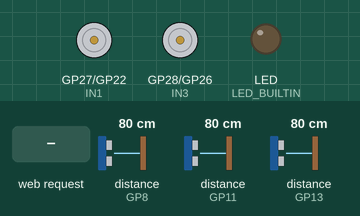
Simulated run of this program. Board: Raspberry Pi Pico W. Shown: motor-driver pin pairs drawn as motors (green arrow = first pin HIGH = forward, orange = second pin HIGH = backward, longer = more drive, scaled by the enable pin), output pins drawn as LEDs (lit = HIGH). Wiring (inferred from the names in the program): 3 × ultrasonic range finder: trigger GP9, echo GP8 / trigger GP10, echo GP11 / trigger GP12, echo GP13. The inputs (shaded band) are chosen by the test bench; at power-on: distance to the obstacle (sensors on GP8, GP11, GP13) 80 cm. The echo pulse lasts 58.3 µs per cm; WiFi joins after 1.5 s; servers stay silent unless stated; random numbers use the default seed unless the program sets one; pins used as bus, display or sensor lines are not drawn; what the program prints to the serial monitor is not drawn.

Above: at 2.7 s.
2.8 s: HTTP request GET /w received
At 3.9 s:
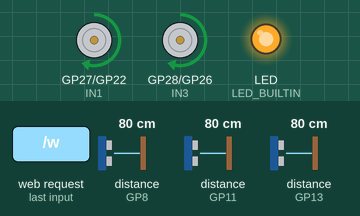
4.3 s: HTTP request GET /r received
At 4.42 s:
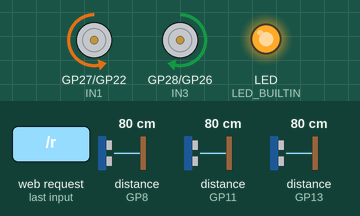
6.0 s: HTTP request GET /l received
At 6.11 s:
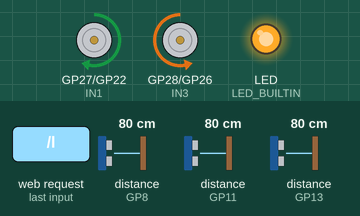
7.6 s: HTTP request GET /b received
At 8.9 s:
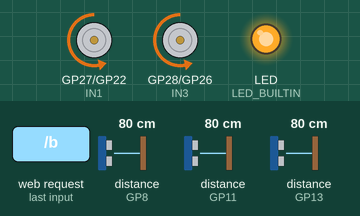
Timing chart, 0 to 10.6 s (numbered marks = the images above; inputs shaded):
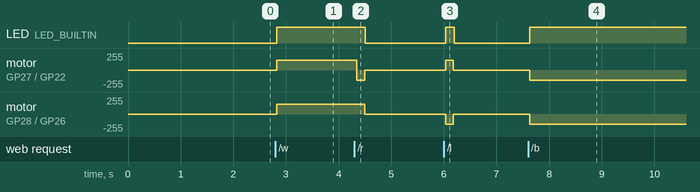

Measured:
- after the input at 2.8 s, LED (LED_BUILTIN): LOW → HIGH at once; motor on GP27 (IN1) / GP22 (IN2), motor on GP28 (IN3) / GP26 (IN4): stopped → forward 150/255 at once
- after the input at 4.3 s, LED (LED_BUILTIN): HIGH → LOW after 0.21 s; motor on GP27 (IN1) / GP22 (IN2): forward 150/255 → backward 150/255 at once, → stopped 0.15 s later; motor on GP28 (IN3) / GP26 (IN4): forward 150/255 → stopped after 0.19 s
- after the input at 6.0 s, LED (LED_BUILTIN): LOW → HIGH at once, → LOW 0.17 s later; motor on GP27 (IN1) / GP22 (IN2): stopped → forward 150/255 at once, → stopped 0.15 s later; motor on GP28 (IN3) / GP26 (IN4): stopped → backward 150/255 at once, → stopped 0.15 s later
- after the input at 7.6 s, LED (LED_BUILTIN): LOW → HIGH at once; motor on GP27 (IN1) / GP22 (IN2), motor on GP28 (IN3) / GP26 (IN4): stopped → backward 150/255 at once

The program:

main.cpp
```cpp
#include <Arduino.h>
#include <stdlib.h>
#include "Motor.h"
#include "wifi.h"
#include "distance.h"


typedef struct {
  int state, new_state;

  // tes - time entering state
  // tis - time in state
  unsigned long tes, tis;
} fsm_t;

// Our finite state machines
fsm_t fsm1, fsm2;

unsigned long interval, last_cycle;
unsigned long loop_micros;
uint16_t blink_period;

// Set new state
void set_state(fsm_t& fsm, int new_state)
{
  if (fsm.state != new_state) {  // if the state chnanged tis is reset
    fsm.state = new_state;
    fsm.tes = millis();
    fsm.tis = 0;
  }
}

void setup()
{
  // Initialize the LED pin as an output
  pinMode(LED_BUILTIN, OUTPUT);

  // Start the serial port with 115200 baudrate
  Serial.begin(115200);

  // Init Motors
  init_motors();
  init_pose();

  // Init Wifi
  initWifi();

  // Set 1 state
  set_state(fsm1, 0);
  set_state(fsm2, 0);
  interval = 30;
}

void loop()
{

    // To measure the time between loop() calls
    unsigned long last_loop_micros = loop_micros;

    // Do this only every "interval" miliseconds
    // It helps to clear the switches bounce effect
    unsigned long now = millis();
    if (now - last_cycle > interval) {
      loop_micros = micros();
      last_cycle = now;

      // Inputs
      client_request();
      getDistances();

      // FSM
      if ((fsm1.state == 0 || fsm1.state == 2 || fsm1.state == 3 || fsm1.state == 4 || fsm1.state == 5 || fsm1.state == 6) && mode == "w") {
        fsm1.new_state = 1;
      } else if ((fsm1.state == 0 || fsm1.state == 1 || fsm1.state == 3 || fsm1.state == 4 || fsm1.state == 5 || fsm1.state == 6) && mode == "s"){
        fsm1.new_state = 2;
      } else if ((fsm1.state == 0 || fsm1.state == 2 || fsm1.state == 1 || fsm1.state == 4 || fsm1.state == 5 || fsm1.state == 6) && mode == "b"){
        fsm1.new_state = 3;
      } else if ((fsm1.state == 0 || fsm1.state == 2 || fsm1.state == 3 || fsm1.state == 1 || fsm1.state == 5 || fsm1.state == 6) && mode == "r"){
        fsm1.new_state = 4;
      } else if ((fsm1.state == 0 || fsm1.state == 2 || fsm1.state == 3 || fsm1.state == 4 || fsm1.state == 1 || fsm1.state == 6) && mode == "l"){
        fsm1.new_state = 5;
      } else if ((fsm1.state == 0 || fsm1.state == 2 || fsm1.state == 3 || fsm1.state == 4 || fsm1.state == 5 || fsm1.state == 1) && mode == "a"){
        fsm1.new_state = 6;
      }


      if ((fsm1.state == 6 && fsm2.state == 0)) {
        fsm2.new_state = 1;
      } else if  (fsm2.state == 1 && dF < 13){
          if (dL < 13){
          fsm2.new_state = 2;
          } else if (dR < 13){
          fsm2.new_state = 3;
          }
          else {
            int randomDirection = random(2);
            // If randomDirection is 0, select left, else select right
            if (randomDirection == 0) {
              fsm2.new_state = 2; // Left direction
            } else {
              fsm2.new_state = 3; // Right direction
            }
          }
      } else if (fsm1.state != 6){
        fsm2.new_state = 0;
      }

      // NEW STATE
      set_state(fsm1, fsm1.new_state);
      set_state(fsm2, fsm2.new_state);

      // OUTPUTS
      if (fsm1.state == 0 || fsm1.state == 2){
        // Start with LED off
        digitalWrite(LED_BUILTIN, LOW);
        Stop();
      } else if (fsm1.state == 1){
        // Start with LED on
        digitalWrite(LED_BUILTIN, HIGH);
        MoveF();
      } else if (fsm1.state == 3){
        // Start with LED on
        digitalWrite(LED_BUILTIN, HIGH);
        MoveB();
      }else if (fsm1.state == 4){
        // Start with LED on
        digitalWrite(LED_BUILTIN, HIGH);
        MoveR();
        fsm1.new_state = 2;
        mode = 's';
      } else if (fsm1.state == 5){
        // Start with LED on
        digitalWrite(LED_BUILTIN, HIGH);
        MoveL();
        fsm1.new_state = 2;
        mode = 's';
      } else if (fsm1.state == 6){
        // Start with LED on
        digitalWrite(LED_BUILTIN, HIGH);
      }
    }

    if (fsm2.state == 1){
        MoveF();
      } else if (fsm2.state == 2 ){
        MoveR();
        fsm2.state = 0;
      } else if (fsm2.state == 3 ){
        MoveL();
        fsm2.state = 0;
      }


    // DEBUG
    Serial.print(" IP: ");
    Serial.print(WiFi.localIP());
    Serial.print(" FSM1: ");
    Serial.print(fsm1.state);
    Serial.print(" FSM2: ");
    Serial.print(fsm2.state);
    Serial.print(" DF: ");
    Serial.print(dF);
    Serial.print(" DR: ");
    Serial.print(dR);
    Serial.print(" DL: ");
    Serial.print(dL);
    Serial.println();

}
```

HCSR04.cpp
```cpp
#include "HCSR04.h"
////////////////////////////////////consttruct/destruct
void HCSR04::init(int out,int echo[],int n)
{
	this->out = out;
	this->echo = echo;
	this->n = n;
	pinMode(this->out, OUTPUT);
	for(int i=0;i<n;i++){ pinMode(this->echo[i], INPUT); }
}
HCSR04::HCSR04(int out,int echo){this->init(out,new int[1]{echo},1);}
HCSR04::HCSR04(int out,int echo[],int n){this->init(out,echo,n);}
HCSR04::~HCSR04()
{
	~this->out;
	delete[] this->echo;
	~this->n;
}
///////////////////////////////////////////////////dist
float HCSR04::dist(int n) const
{
	digitalWrite(this->out, LOW);
	delayMicroseconds(2);
	digitalWrite(this->out, HIGH);
	delayMicroseconds(10);
	digitalWrite(this->out, LOW);
	noInterrupts();
	float d=pulseIn(this->echo[n], HIGH);
	interrupts();
	return d / 58.0;
}
float HCSR04::dist() const{return this->dist(0);}
```

HCSR04.h
```cpp
#include <Arduino.h>
class HCSR04
{
	public:
	HCSR04(int out,int echo);				//initialisation class HCSR04 (trig pin , echo pin)
	HCSR04(int out,int echo[],int n);		//initialisation class HCSR04 (trig pin , echo pin)
	~HCSR04();								//destructor
	float dist()      const;				//return curent distance of element 0
	float dist(int n)      const;				//return curent distance of element n

	private:
	void init(int out,int echo[],int n); 			//for constructor
	int out;								//out pin
	int *echo;								//echo pin list
	int n;									//number of el
};
```

Motor.h
```cpp
#include <Arduino.h>
#include "pico/stdlib.h"
#include "pico/multicore.h"
#include <cstdio>

// Motor movement
#define IN1 27
#define IN2 22
#define IN3 28
#define IN4 26
#define ENA 15
#define ENB 14

// Encoder pins
#define ENCODERLEFT_PIN_A 2
#define ENCODERLEFT_PIN_B 3
#define ENCODERRIGHT_PIN_A 6
#define ENCODERRIGHT_PIN_B 5

// Timer variables to avoid using the function delay()
typedef struct{
  uint32_t curr_time = 0;             // Current time since beginning of the execution
  uint32_t loop_interval = 100;       // Interval between each loop iteration
  uint32_t last_loop_time = 0;        // Time of the last loop iteration
} TIME_CTRL;


// Robot position and orientation
typedef struct {
  float x=0, y=0, theta=0;            // Position in x, y and orientation according wall
} POSE;

// Motor control
typedef struct {
  float vel_left, vel_right;          // Current velocity for both motors
  float vel_enc_left, vel_enc_right;  // Vel measured by encoders
  float pwm_offset=50;                // Minimum pwm to avoid motors not moving
  float pwm_left, pwm_right;          // PWM values for both motors
  float vel_2_pwm=255/100;            // Conversion factor from velocity to PWM in percentage
  float slip_compensation=1.1;          // How much the right motor is faster than the left motor
} MOTORS;

// Create global instance of the classes
POSE robot_pose;
MOTORS motors;
TIME_CTRL time_ctrl;
/**
 * Converts velocity to PWM values for both motors.
 * PWM value is calculated based on the velocity, slip compensation, and velocity-to-PWM conversion factor.
 * The calculated PWM value is constrained between the PWM offset and 255.
 */
void vel_to_pwm() {
  if (motors.vel_left == 0)
    motors.pwm_left = 0;
  else
    motors.pwm_left = constrain(motors.pwm_offset + (2-motors.slip_compensation) * abs(motors.vel_left) * motors.vel_2_pwm,motors.pwm_offset,255);

  if (motors.vel_right == 0)
    motors.pwm_right = 0;
  else
    motors.pwm_right = constrain(motors.pwm_offset + motors.slip_compensation * abs(motors.vel_right) * motors.vel_2_pwm,motors.pwm_offset,255);
}

/**
 * Resets the motor values to zero.
 *
 * @param motors The MOTORS struct containing the motor values.
 */
void reset_motors(MOTORS& motors) {
  motors.vel_left = 0;
  motors.vel_right = 0;
  motors.pwm_left = 0;
  motors.pwm_right = 0;
}

/**
 * Initializes the motors.
 * Sets the initial values for velocity, PWM, slip compensation, and velocity to PWM conversion.
 * Configures the pin modes for motor control.
 */
void init_motors() {
  motors.vel_left = 0;
  motors.vel_right = 0;
  motors.pwm_left = 0;
  motors.pwm_right = 0;
  motors.slip_compensation = 1.0;  // Right / Left
  motors.vel_2_pwm = 255/100;

  pinMode(IN1, OUTPUT);
  pinMode(IN2, OUTPUT);
  pinMode(IN3, OUTPUT);
  pinMode(IN4, OUTPUT);
  pinMode(ENA, OUTPUT);
  pinMode(ENB, OUTPUT);

}

/**
 * Initializes the robot's pose.
 * Sets the initial values for the robot's position and orientation.
 */
void init_pose() {
  robot_pose.x = 0;
  robot_pose.y = 0;
  robot_pose.theta = 0;
}

/**
 * Sets the outputs for controlling the motors based on the current velocity values.
 * This function determines the direction (rotating front or backwards) of each motor and sets the corresponding input pins accordingly.
 * It also sets the PWM values for each motor to control their speed.
 */
void set_outputs() {
  vel_to_pwm();
  if (motors.vel_left > 0) {
    digitalWrite(IN1, HIGH);
    digitalWrite(IN2, LOW);
  } else {
    digitalWrite(IN1, LOW);
    digitalWrite(IN2, HIGH);
  }

  if (motors.vel_right > 0) {
    digitalWrite(IN3, HIGH);
    digitalWrite(IN4, LOW);
  } else {
    digitalWrite(IN3, LOW);
    digitalWrite(IN4, HIGH);
  }

  analogWrite(ENA, motors.pwm_left);
  analogWrite(ENB, motors.pwm_right);
}

// Move F
void MoveF(){
  // Define the robot's movement
  motors.vel_left=50;
  motors.vel_right=50;
  // Set the outputs
  set_outputs();
}

// Move B
void MoveB(){
  // Define the robot's movement
  motors.vel_left=-50;
  motors.vel_right=-50;
  // Set the outputs
  set_outputs();
}

// Move R
void MoveR(){
  // Define the robot's movement
  motors.vel_left=-50;
  motors.vel_right=+50;
  // Set the outputs
  set_outputs();
  delay(150);

  // Define the robot's movement
  motors.vel_left=0;
  motors.vel_right=0;
  // Set the outputs
  set_outputs();
}

// Move R
void MoveL(){
  // Define the robot's movement
  motors.vel_left=+50;
  motors.vel_right=-50;
  // Set the outputs
  set_outputs();
  delay(150);

  // Define the robot's movement
  motors.vel_left=0;
  motors.vel_right=0;
  // Set the outputs
  set_outputs();
}


// Stop
void Stop(){
  // Define the robot's movement
  motors.vel_left=0;
  motors.vel_right=0;
  // Set the outputs
  set_outputs();
}
```

distance.h
```cpp
#include "HCSR04.h"
#define TRIG_PIN_F 10
#define ECHO_PIN_F 11
#define TRIG_PIN_R 12
#define ECHO_PIN_R 13
#define TRIG_PIN_L 9
#define ECHO_PIN_L 8

HCSR04 hcF(TRIG_PIN_F, ECHO_PIN_F);
HCSR04 hcL(TRIG_PIN_R, ECHO_PIN_R);
HCSR04 hcR(TRIG_PIN_L, ECHO_PIN_L);

float dF = 0, dL = 0, dR = 0;

void getDistances(){
    dF= hcF.dist();
    dL= hcL.dist();
    dR= hcR.dist();
}
```

wifi.h
```cpp
/*
 * File: client-servidor_neeeil-it.ino
 * Author: NEEEC_FEUP
 * Description: This code was written for the neeeil it robotic competition. It can be used freely.
 * Note: This is just an example, not the solution.
 */

#include <ESP8266WiFi.h>

/*------------------------------------------------Wifi------------------------------------------*/
const char* ssid = "bruninho";
const char* password = "123bruni";

WiFiServer server(80);

String header;
unsigned long currentTime = millis();
unsigned long previousTime = 0;
const long timeoutTime = 2000;

// Variable to access robot mode
String mode = "";

// Function to get client connections with new information
// Web Server implementation
void getClientInfo();

void initWifi() {
  // Connect to Wi-Fi network with SSID and password
  WiFi.begin(ssid, password);

  // Display progress on Serial monitor
  while (WiFi.status() != WL_CONNECTED) {
    delay(500);
    Serial.print(".");
  }

  // Print local IP address and start web server
  Serial.println("");
  Serial.print("WiFi connected at IP Address ");
  Serial.println(WiFi.localIP());

  // Start Server
  server.begin();
}

/**
 * The main loop function that runs repeatedly in the Arduino sketch.
 * It checks for incoming client connections and handles data communication with the client.
 */
void client_request() {
WiFiClient client = server.available();   // Listen for incoming clients

  if (client) {                             // If a new client connects,
    currentTime = millis();
    previousTime = currentTime;
    Serial.println("New Client.");          // print a message out in the serial port
    String currentLine = "";                // make a String to hold incoming data from the client
    while (client.connected() && currentTime - previousTime <= timeoutTime) {  // loop while the client's connected
      currentTime = millis();
      if (client.available()) {             // if there's bytes to read from the client,
        char c = client.read();             // read a byte, then
        Serial.write(c);                    // print it out the serial monitor
        header += c;
        if (c == '\n') {                    // if the byte is a newline character
          // if the current line is blank, you got two newline characters in a row.
          // that's the end of the client HTTP request, so send a response:
          if (currentLine.length() == 0) {
            // HTTP headers always start with a response code (e.g. HTTP/1.1 200 OK)
            // and a content-type so the client knows what's coming, then a blank line:
            client.println("HTTP/1.1 200 OK");
            client.println("Content-type:text/html");
            client.println("Connection: close");
            client.println();

            // Get Inputs
            if (header.indexOf("GET /w") >= 0) {
              Serial.println("W");
              mode = 'w';
            }
            // Get Inputs
            if (header.indexOf("GET /s") >= 0) {
              Serial.println("S");
              mode = 's';
            }
            // Get Inputs
            if (header.indexOf("GET /r") >= 0) {
              Serial.println("R");
              mode = 'r';
            }
            // Get Inputs
            if (header.indexOf("GET /l") >= 0) {
              Serial.println("L");
              mode = 'l';
            }
            // Get Inputs
            if (header.indexOf("GET /b") >= 0) {
              Serial.println("B");
              mode = 'b';
            }
            // Get Inputs
            if (header.indexOf("GET /a") >= 0) {
              Serial.println("A");
              mode = 'a';
            }

            // Display the HTML web page
            client.println("<!DOCTYPE html><html>");
            client.println("<head><meta name=\"viewport\" content=\"width=device-width, initial-scale=1\">");
            client.println("<link rel=\"icon\" href=\"data:,\">");

            // CSS to style the on/off buttons
            client.println("<style>html { font-family: Helvetica; display: inline-block; margin: 0px auto; text-align: center;}");
            client.println(".button { background-color: #4CAF50; border: none; color: white; padding: 16px 40px;");
            client.println("text-decoration: none; font-size: 30px; margin: 2px; cursor: pointer;}");
            client.println(".button2 {background-color: #F23A3A;}</style></head>");

            // Web Page Heading
            client.println("<body><h1>Pico W Robot Control</h1>");

            // Display current state, and ON/OFF buttons for Onboard LED
            client.println("<p>Robot Mode is " + mode + "</p>");

            // Set buttons
            if (mode == "w") {
              client.println("<p><a href=\"/w\"><button class=\"button\">FORWARD</button></a></p>");
            } else {
              client.println("<p><a href=\"/w\"><button class=\"button button2\">FORWARD</button></a></p>");
            }

            if (mode == "b") {
              client.println("<p><a href=\"/b\"><button class=\"button\">BACK</button></a></p>");
            } else {
              client.println("<p><a href=\"/b\"><button class=\"button button2\">BACK</button></a></p>");
            }

            if (mode == "s") {
              client.println("<p><a href=\"/s\"><button class=\"button\">STOP</button></a></p>");
            } else {
              client.println("<p><a href=\"/s\"><button class=\"button button2\">STOP</button></a></p>");
            }

            if (mode == "r") {
              client.println("<p><a href=\"/r\"><button class=\"button\">RIGHT</button></a></p>");
            } else {
              client.println("<p><a href=\"/r\"><button class=\"button button2\">RIGHT</button></a></p>");
            }

            if (mode == "l") {
              client.println("<p><a href=\"/l\"><button class=\"button\">LEFT</button></a></p>");
            } else {
              client.println("<p><a href=\"/l\"><button class=\"button button2\">LEFT</button></a></p>");
            }

            if (mode == "a") {
              client.println("<p><a href=\"/a\"><button class=\"button\">AUTO</button></a></p>");
            } else {
              client.println("<p><a href=\"/a\"><button class=\"button button2\">AUTO</button></a></p>");
            }

            client.println("</body></html>");

            // The HTTP response ends with another blank line
            client.println();
            // Break out of the while loop
            break;
          } else { // if you got a newline, then clear currentLine
            currentLine = "";
          }
        } else if (c != '\r') {  // if you got anything else but a carriage return character,
          currentLine += c;      // add it to the end of the currentLine
        }
      }
    }
    // Clear the header variable
    header = "";
    // Close the connection
    client.stop();
    //Serial.println("Client disconnected.");
    //Serial.println("");
  }
}
```
